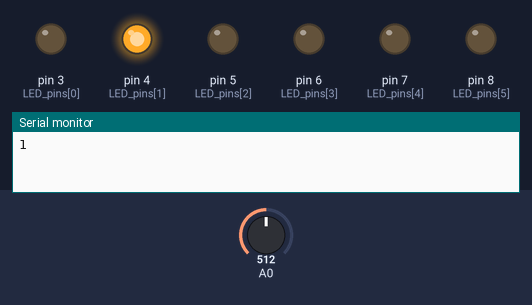
The sketch below on a simulated Arduino Uno, built with avr-gcc and run on an emulated ATmega328P. Shown: output pins drawn as LEDs (lit = HIGH), the last lines printed to the serial monitor. Dashed ring = blinking. Inputs (shaded band) come from the test bench; at power-on: A0 = 512.

Above: at 1.8 s.
1.9 s: A0 set to 0
At 3.5 s:
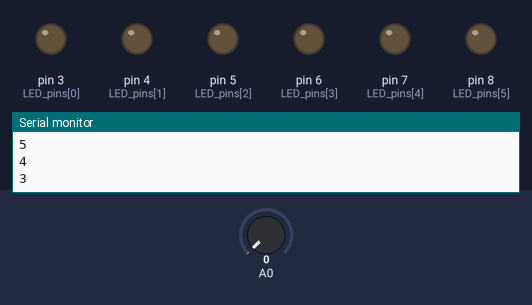
3.8 s: A0 set to 16
At 5.1 s:
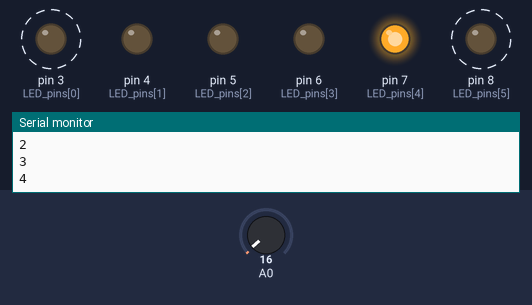
7.9 s: A0 set to 122
At 8.77 s:
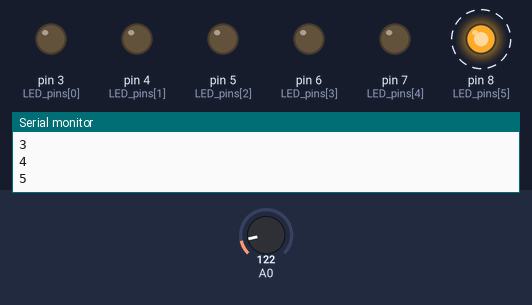
11.4 s: A0 set to 306
At 12.6 s:
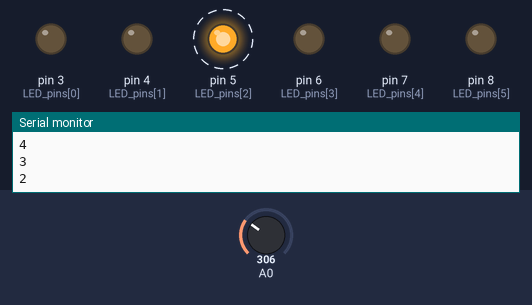
Timing chart, 0 to 15.9 s (numbered marks = the images above; inputs shaded):
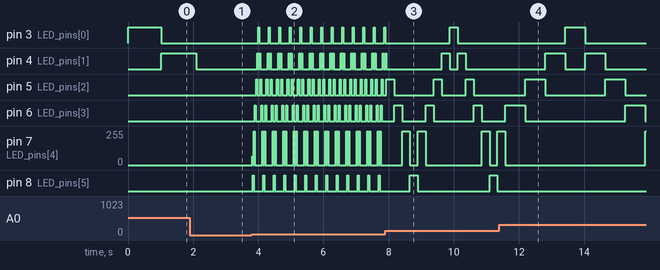

The sketch:

Cylon_lights.ino
```cpp
int LED_pins[6] = {3, 4, 5, 6, 7, 8};
int LED_index = 0;
int LED_direction = 1;

void setup() {
  // put your setup code here, to run once:
  Serial.begin(9600);
  for(int i = 0; i < 6; i++){
    pinMode(LED_pins[i], OUTPUT);
  }
}

void loop() {
  // put your main code here, to run repeatedly:
  int delay_value = analogRead(A0);
  digitalWrite(LED_pins[LED_index], HIGH);
  delay(delay_value * 2);
  digitalWrite(LED_pins[LED_index], LOW);
  if (LED_index == 0 && LED_direction == -1){
    LED_direction = 1;
  }
  if (LED_index == 5 && LED_direction == 1){
    LED_direction = -1;
  }
  LED_index += LED_direction;
  Serial.println(LED_index);
}
```

Measured:
- after the input at 1.9 s, pin 5 (LED_pins[2]): stays LOW (without the input it goes to HIGH after 0.15 s); pin 6 (LED_pins[3]): stays LOW (without the input it goes to HIGH after 1.2 s)
- after the input at 3.8 s, pin 3 (LED_pins[0]): alternates HIGH for 0.03 s and LOW for 0.29 s, starting after 0.19 s; pin 4 (LED_pins[1]): LOW → HIGH after 0.16 s, then repeats every 0.32 s: LOW 0.03 s, HIGH 0.03 s, LOW 0.23 s, HIGH 0.03 s
- after the input at 7.9 s, pin 8 (LED_pins[5]): alternates HIGH for 0.24 s and LOW for 2.2 s, starting after 0.76 s
- after the input at 11.4 s, pin 8 (LED_pins[5]): stays LOW (without the input it goes to HIGH after 2.1 s)
